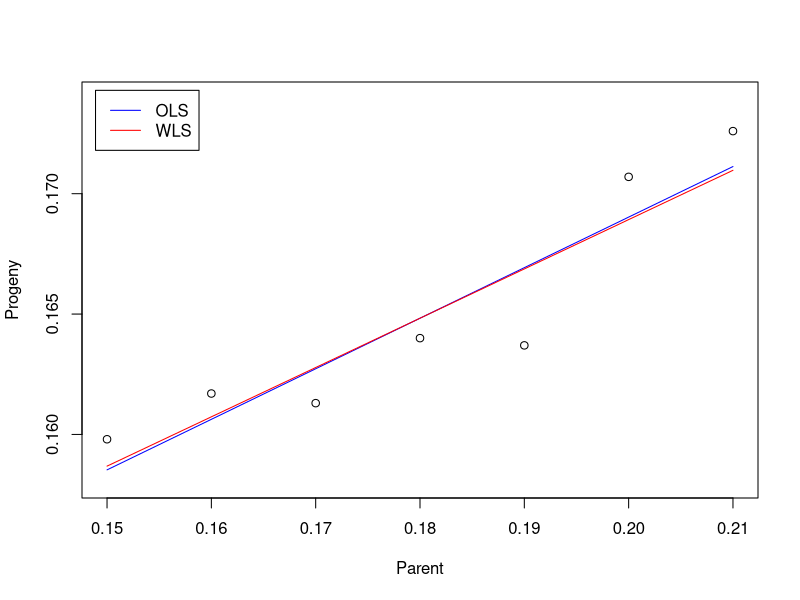
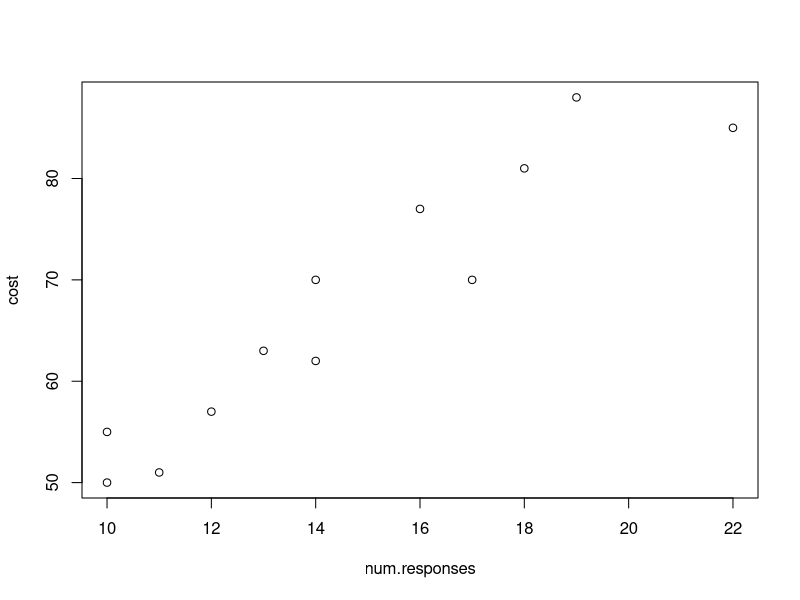
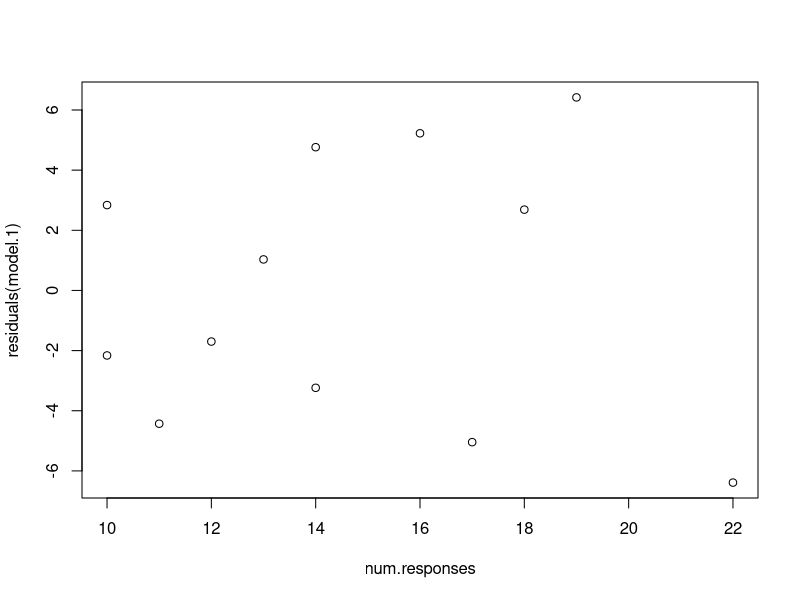
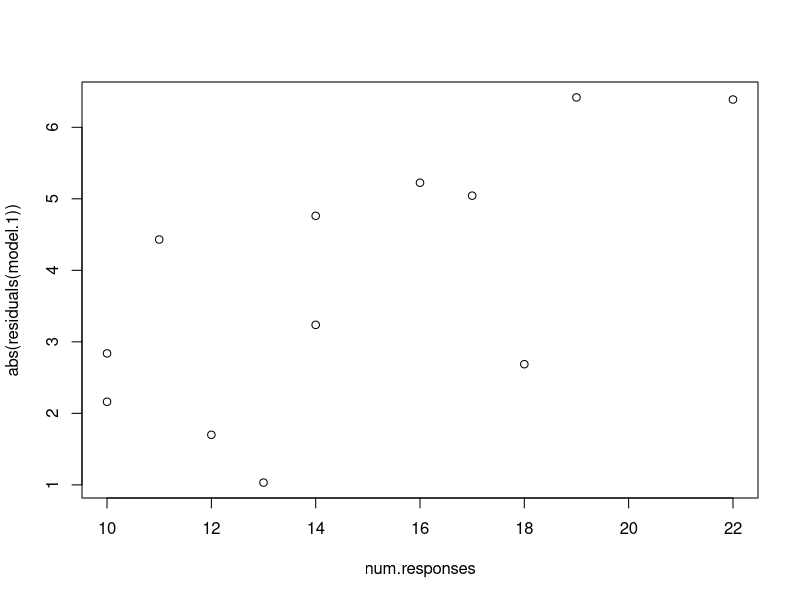
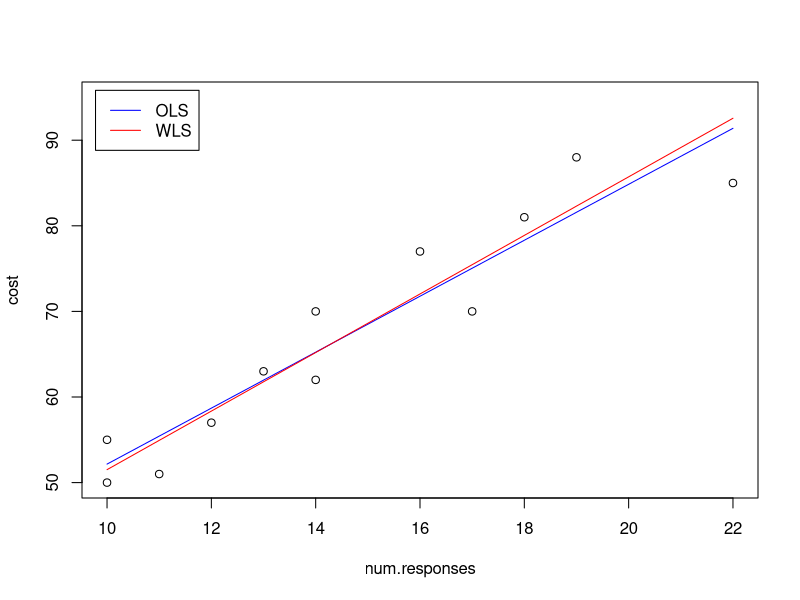
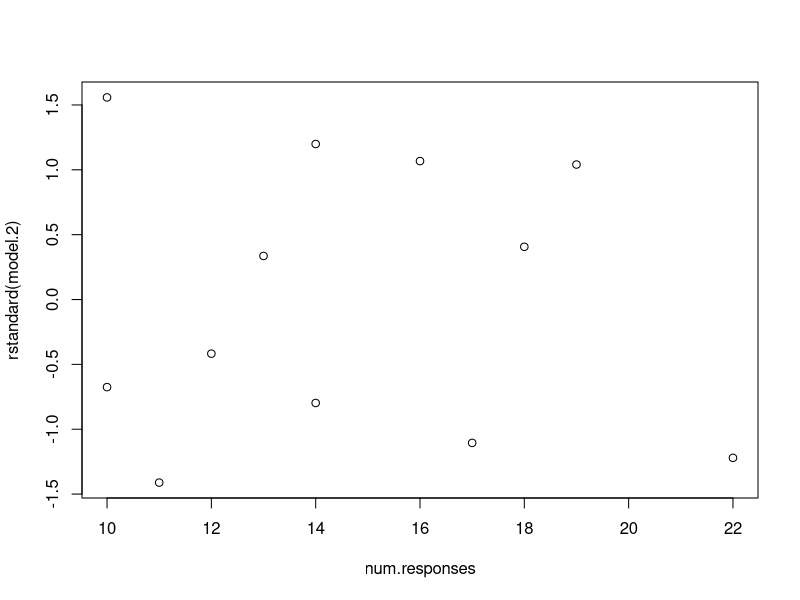
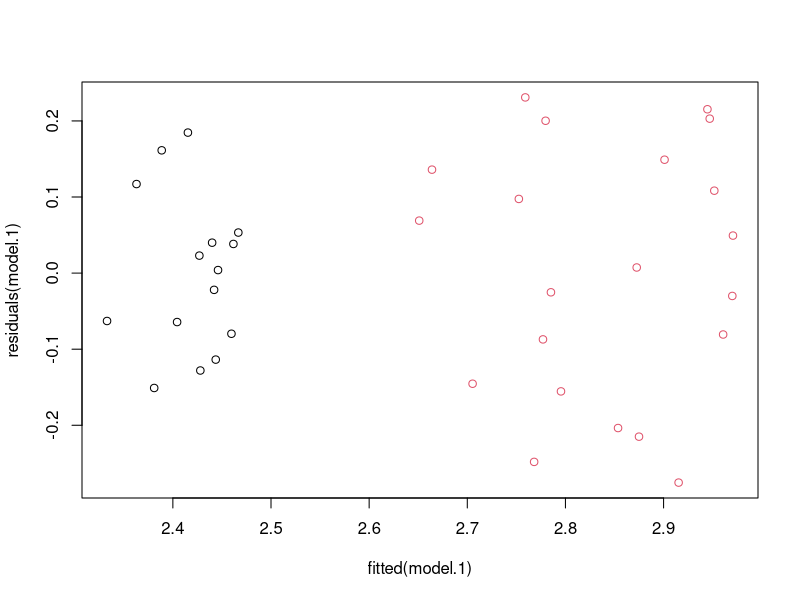
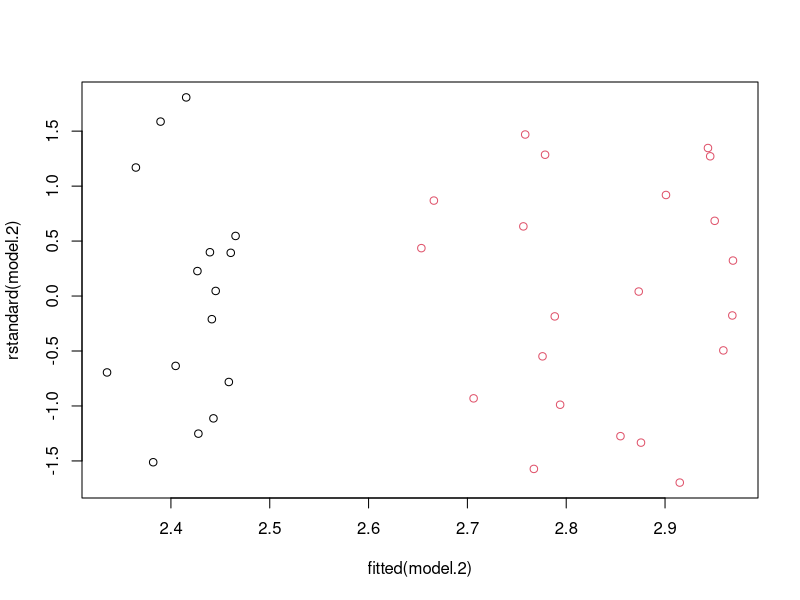

These figures' R source, in order:
## ---- chunk 1
knitr::opts_chunk$set(echo = TRUE)
## ---- chunk 2
galton <- read.table("./Data/galton.txt", header=T)
attach(galton)
 
model.1 <- lm(Progeny ~ Parent)
summary(model.1)
#             Estimate Std. Error t value Pr(>|t|)    
# (Intercept) 0.127029   0.006993  18.164 9.29e-06 ***
# Parent      0.210000   0.038614   5.438  0.00285 ** 
 
model.2 <- lm(Progeny ~ Parent, weights=1/SD^2)
summary(model.2)
#             Estimate Std. Error t value Pr(>|t|)    
# (Intercept) 0.127964   0.006811  18.787 7.87e-06 ***
# Parent      0.204801   0.038155   5.368  0.00302 ** 
 
plot(x=Parent, y=Progeny, ylim=c(0.158,0.174),
     panel.last = c(lines(sort(Parent), fitted(model.1)[order(Parent)], col="blue"),
                    lines(sort(Parent), fitted(model.2)[order(Parent)], col="red")))
legend("topleft", col=c("blue","red"), lty=1,
       inset=0.02, legend=c("OLS", "WLS"))
 
detach(galton)
## ---- chunk 3
ca_learning <- read.table("./Data/ca_learning.txt", header=T)
attach(ca_learning)
 
plot(x=num.responses, y=cost)
 
model.1 <- lm(cost ~ num.responses)
summary(model.1)
#               Estimate Std. Error t value Pr(>|t|)    
# (Intercept)    19.4727     5.5162   3.530  0.00545 ** 
# num.responses   3.2689     0.3651   8.955 4.33e-06 ***
# ---
# Residual standard error: 4.598 on 10 degrees of freedom
# Multiple R-squared:  0.8891,  Adjusted R-squared:  0.878 
# F-statistic: 80.19 on 1 and 10 DF,  p-value: 4.33e-06
 
plot(num.responses, residuals(model.1))
plot(num.responses, abs(residuals(model.1)))
 
wts <- 1/fitted(lm(abs(residuals(model.1)) ~ num.responses))^2
 
model.2 <- lm(cost ~ num.responses, weights=wts)
summary(model.2)
#               Estimate Std. Error t value Pr(>|t|)    
# (Intercept)    17.3006     4.8277   3.584  0.00498 ** 
# num.responses   3.4211     0.3703   9.238 3.27e-06 ***
# ---
# Residual standard error: 1.159 on 10 degrees of freedom
# Multiple R-squared:  0.8951,  Adjusted R-squared:  0.8846 
# F-statistic: 85.35 on 1 and 10 DF,  p-value: 3.269e-06
 
plot(x=num.responses, y=cost, ylim=c(50,95),
     panel.last = c(lines(sort(num.responses), fitted(model.1)[order(num.responses)], col="blue"),
                    lines(sort(num.responses), fitted(model.2)[order(num.responses)], col="red")))
legend("topleft", col=c("blue","red"), lty=1,
       inset=0.02, legend=c("OLS", "WLS"))
 
plot(num.responses, rstandard(model.2))
 
detach(ca_learning)
## ---- chunk 4
marketshare <- read.table("./Data/market_share.txt", header=T)
attach(marketshare)
 
model.1 <- lm(MarketShare ~ Price + P1 + P2)
summary(model.1)
  #             Estimate Std. Error t value Pr(>|t|)    
# (Intercept)  3.19592    0.35616   8.973 3.00e-10 ***
# Price       -0.33358    0.15226  -2.191   0.0359 *  
# P1           0.30808    0.06412   4.804 3.51e-05 ***
# P2           0.48431    0.05541   8.740 5.49e-10 ***
 
plot(fitted(model.1), residuals(model.1), col=Discount+1)
vars <- tapply(residuals(model.1), Discount, var)
#          0          1 
# 0.01052324 0.02680546 
 
wts <- Discount/vars[2] + (1-Discount)/vars[1]
 
model.2 <- lm(MarketShare ~ Price + P1 + P2, weights=wts)
summary(model.2)
#             Estimate Std. Error t value Pr(>|t|)    
# (Intercept)  3.17437    0.35671   8.899 3.63e-10 ***
# Price       -0.32432    0.15291  -2.121   0.0418 *  
# P1           0.30834    0.06575   4.689 4.89e-05 ***
# P2           0.48419    0.05422   8.930 3.35e-10 ***
 
plot(fitted(model.2), rstandard(model.2), col=Discount+1)
 
detach(marketshare)
## ---- chunk 5
realestate <- read.table("./Data/realestate.txt", header=T)
attach(realestate)
 
logY <- log(SalePrice)
logX1 <- log(SqFeet)
logX2 <- log(Lot)
 
model.1 <- lm(logY ~ logX1 + logX2)
summary(model.1)
#             Estimate Std. Error t value Pr(>|t|)    
# (Intercept)  4.25485    0.07353  57.864  < 2e-16 ***
# logX1        1.22141    0.03371  36.234  < 2e-16 ***
# logX2        0.10595    0.02394   4.425 1.18e-05 ***
 
plot(fitted(model.1), residuals(model.1))
 
wts <- 1/fitted(lm(abs(residuals(model.1)) ~ fitted(model.1)))^2
 
model.2 <- lm(logY ~ logX1 + logX2, weights=wts)
summary(model.2)
#             Estimate Std. Error t value Pr(>|t|)    
# (Intercept)  4.35189    0.06330  68.755  < 2e-16 ***
# logX1        1.20150    0.03332  36.065  < 2e-16 ***
# logX2        0.07924    0.02152   3.682 0.000255 ***
 
plot(fitted(model.2), rstandard(model.2))
 
detach(realestate)
